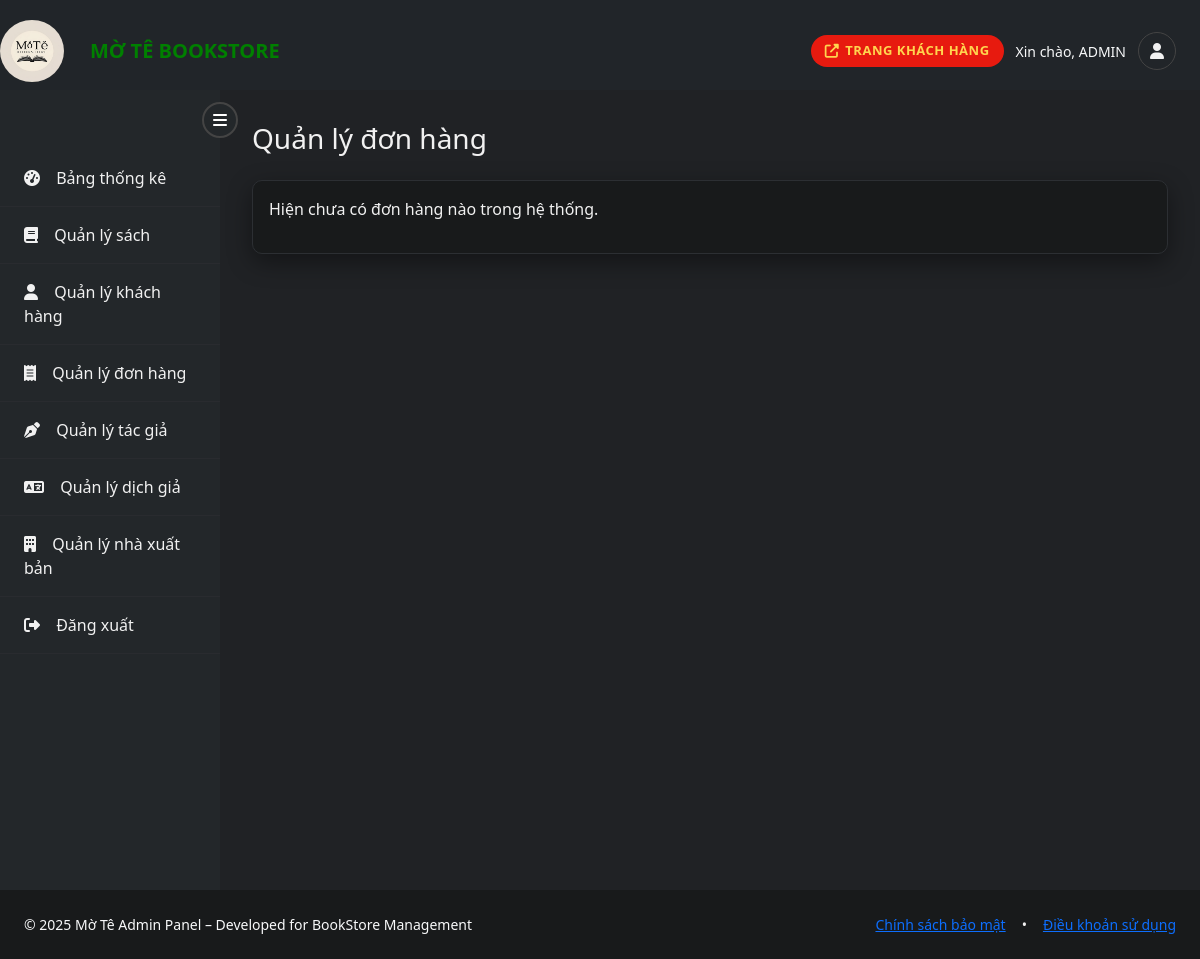
Page /admin/module/order/order.php (signed in) on the earlier database version.
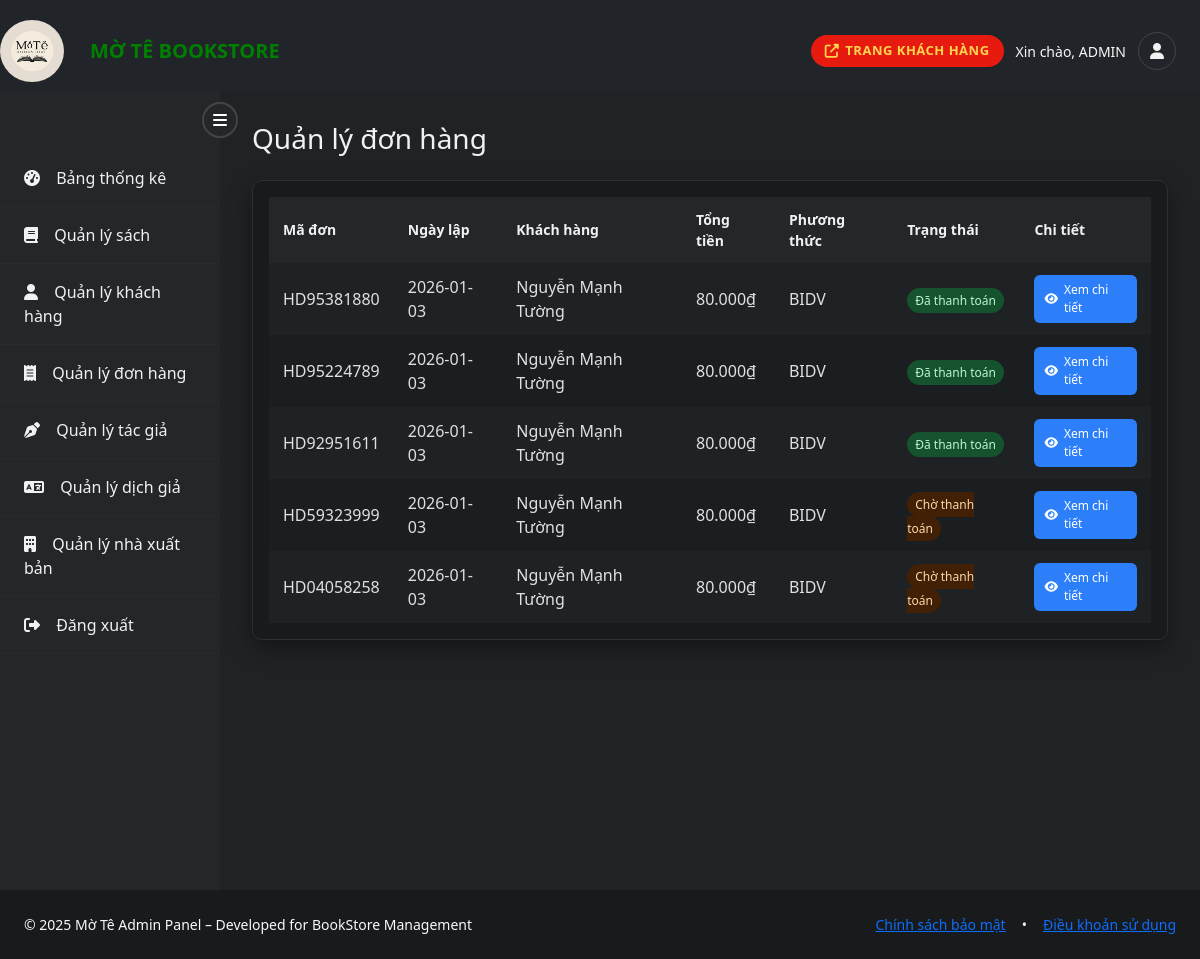
Same page on the later database version.
### tables this page shows
CREATE TABLE `hoa_don` (
  `MaHD` varchar(10) NOT NULL,
  `NgayLapHD` date NOT NULL,
  `MaKH` varchar(10) DEFAULT NULL,
  `MaNhanVien` varchar(10) DEFAULT NULL,
  `TongTien` decimal(12,2) NOT NULL DEFAULT 0.00,
  `PhuongThucThanhToan` varchar(50) DEFAULT 'COD',
  `TrangThaiThanhToan` varchar(20) DEFAULT 'ChuaThanhToan',
  `MaGiaoDichNganHang` varchar(100) DEFAULT NULL
);

CREATE TABLE `khach_hang` (
  `MaKH` varchar(10) NOT NULL,
  `HoTenKH` varchar(150) NOT NULL,
  `DiaChi` varchar(255) DEFAULT NULL,
  `SoDienThoai` varchar(20) DEFAULT NULL,
  `Email` varchar(100) DEFAULT NULL,
  `PasswordHash` varchar(255) NOT NULL,
  `Avatar` varchar(255) DEFAULT NULL
);

### admin/module/order/order.php (the view, shortened to what this page needs)
<?php
require_once __DIR__ . '/../../../connected.php';
$orders = [];
$sql = "SELECT h.MaHD, h.NgayLapHD, h.TongTien, h.PhuongThucThanhToan, h.TrangThaiThanhToan, h.MaKH, k.HoTenKH\n        FROM hoa_don h\n        LEFT JOIN khach_hang k ON h.MaKH = k.MaKH\n        ORDER BY h.NgayLapHD DESC, h.MaHD DESC";
if ($res = $conn->query($sql)) {
    while ($row = $res->fetch_assoc()) {
        $orders[] = $row;
    }
}
function render_payment_status(string $statusRaw): string
{
    $st = strtoupper(trim($statusRaw));
    if ($st === 'DATHANHTOAN' || $st === 'DA THANHTOAN') {
        return 'Đã thanh toán';
    }
    if ($st === 'CHOTHANHTOAN' || $st === 'CHO THANHTOAN') {
        return 'Chờ thanh toán';
    }
    return htmlspecialchars($statusRaw, ENT_QUOTES, 'UTF-8');
}
?>
<!DOCTYPE html>
<html lang="vi">
<head>
    <link rel="stylesheet" href="https://cdnjs.cloudflare.com/ajax/libs/font-awesome/6.4.2/css/all.min.css" />
    <link href="https://cdn.jsdelivr.net/npm/bootstrap@5.3.2/dist/css/bootstrap.min.css" rel="stylesheet">
</head>
<body>
    <?php include __DIR__ . '/../../layout/header.php'; ?>
    <div class="admin-container">
        <?php include __DIR__ . '/../../partials/sidebar.php'; ?>
        <main class="main-content">
            <div class="d-flex justify-content-between align-items-center mb-4">
                <h1 class="h3 mb-0">Quản lý đơn hàng</h1>
            </div>
            <div class="table-wrap">
                <div class="card-body p-3">
                    <?php if (empty($orders)) : ?>
                        <p>Hiện chưa có đơn hàng nào trong hệ thống.</p>
                    <?php else : ?>
                        <div class="table-responsive">
                            <table class="order-table">
                                <thead>
                                    <tr>
                                        <th>Mã đơn</th>
                                        <th>Ngày lập</th>
                                        <th>Khách hàng</th>
                                        <th>Tổng tiền</th>
                                        <th>Phương thức</th>
                                        <th>Trạng thái</th>
                                        <th>Chi tiết</th>
                                    </tr>
                                </thead>
                                <tbody>
                                    <?php foreach ($orders as $od) : ?>
                                        <tr>
                                            <td><?php echo htmlspecialchars($od['MaHD'], ENT_QUOTES, 'UTF-8'); ?></td>
                                            <td><?php echo htmlspecialchars($od['NgayLapHD'], ENT_QUOTES, 'UTF-8'); ?></td>
                                            <td>
                                                <?php echo htmlspecialchars($od['HoTenKH'] ?? ('KH: ' . $od['MaKH']), ENT_QUOTES, 'UTF-8'); ?>
                                            </td>
                                            <td><?php echo number_format($od['TongTien'], 0, ',', '.'); ?>₫</td>
                                            <td>
                                                <?php
                                                $pm = strtoupper($od['PhuongThucThanhToan'] ?? '');
                                                if ($pm === 'COD') {
                                                    echo 'COD';
                                                } elseif ($pm === 'BIDV') {
                                                    echo 'BIDV';
                                                } else {
                                                    echo htmlspecialchars($od['PhuongThucThanhToan'], ENT_QUOTES, 'UTF-8');
                                                }
                                                ?>
                                            </td>
                                            <td>
                                                <?php
                                                $raw = $od['TrangThaiThanhToan'] ?? '';
                                                $label = render_payment_status($raw);
                                                $cls = 'badge-status-unpaid';
                                                $upper = strtoupper(trim($raw));
                                                if ($upper === 'DATHANHTOAN' || $upper === 'DA THANHTOAN') {
                                                    $cls = 'badge-status-paid';
                                                } elseif ($upper === 'CHOTHANHTOAN' || $upper === 'CHO THANHTOAN') {
                                                    $cls = 'badge-status-pending';
                                                } elseif ($upper === 'HUY') {
                                                    $cls = 'badge-status-cancel';
                                                }
                                                ?>
                                                <span class="badge-status <?php echo $cls; ?>"><?php echo $label; ?></span>
                                            </td>
                                            <td>
                                                <a class="btn-detail" href="order_detail.php?id=<?php echo urlencode($od['MaHD']); ?>">
                                                    <i class="fas fa-eye"></i>
                                                    Xem chi tiết
                                                </a>
                                            </td>
                                        </tr>
                                    <?php endforeach; ?>
                                </tbody>
                            </table>
                        </div>
                    <?php endif; ?>
                </div>
            </div>
        </main>
    </div>
    <?php include __DIR__ . '/../../layout/footer.php'; ?>
</body>
</html>

### admin/layout/header.php (shortened to what this page needs)
<nav class="sb-topnav navbar navbar-expand navbar-dark bg-dark" style="padding-top: 20px">
    <a href="/EBOOKS_STORE/admin/index.php" class="logo">
        <img width="64" height="62" src="/EBOOKS_STORE/image/Logo.png" alt="Mờ Tê Bookstore" style="border-radius: 50%;">
    </a>
    <a class="navbar-brand ps-3" href="/EBOOKS_STORE/admin/index.php">
        <h2 style="padding-left: 10px;">MỜ TÊ BOOKSTORE</h2>
    </a>
    <?php
    $admin_name = $_SESSION['admin_name'] ?? 'Admin';
    ?>
    <div class="right-tools" style="margin-right: 8px;">
        <a href="/EBOOKS_STORE/index.php" class="cgv-vip-banner" target="_blank" title="Xem trang khách hàng">
            <i class="fas fa-external-link-alt"></i>
            <span>Trang khách hàng</span>
        </a>
        <span class="text-light small">Xin chào, <?php echo htmlspecialchars($admin_name); ?></span>
        <a class="admin-avatar-btn" href="#" title="Hồ sơ admin">
            <i class="fas fa-user"></i>
        </a>
    </div>
</nav>

### admin/partials/sidebar.php (shortened to what this page needs)
<nav class="sidebar" id="sidebar">
    <div class="toggle-btn" id="toggleSidebar" title="Đóng/mở menu">
        <i class="fas fa-bars"></i>
    </div>
    <ul>
        <li>
            <a href="/EBOOKS_STORE/admin/module/stats_sheet/stats_sheet.php" style="color: inherit; text-decoration: none;">
                <i class="fas fa-tachometer-alt"></i> <span>Bảng thống kê</span>
            </a>
        </li>
        <li>
            <a href="/EBOOKS_STORE/admin/module/books/books.php" style="color: inherit; text-decoration: none;">
                <i class="fas fa-book"></i> <span>Quản lý sách</span>
            </a>
        </li>
        <li>
            <a href="/EBOOKS_STORE/admin/module/user/users.php" style="color: inherit; text-decoration: none;">
                <i class="fas fa-user"></i> <span>Quản lý khách hàng</span>
            </a>
        </li>
        <li>
            <a href="/EBOOKS_STORE/admin/module/order/order.php" style="color: inherit; text-decoration: none;">
                <i class="fas fa-receipt"></i> <span>Quản lý đơn hàng</span>
            </a>
        </li>
        <li>
            <a href="/EBOOKS_STORE/admin/module/author/author.php" style="color: inherit; text-decoration: none;">
                <i class="fas fa-pen-nib"></i> <span>Quản lý tác giả</span>
            </a>
        </li>
        <li>
            <a href="/EBOOKS_STORE/admin/module/translator/translator.php" style="color: inherit; text-decoration: none;">
                <i class="fas fa-language"></i> <span>Quản lý dịch giả</span>
            </a>
        </li>
        <li>
            <a href="/EBOOKS_STORE/admin/module/NXB/NXB.php" style="color: inherit; text-decoration: none;">
                <i class="fas fa-building"></i> <span>Quản lý nhà xuất bản</span>
            </a>
        </li>
        <li>
            <a href="/EBOOKS_STORE/admin/logout.php" style=" color: inherit; text-decoration: none;">
                <i class="fas fa-sign-out-alt"></i> <span>Đăng xuất</span>
            </a>
        </li>
    </ul>
</nav>

### admin/layout/footer.php
<footer class="cgv-footer py-4 mt-0">
    <div class="container-fluid px-4">
        <div class="d-flex align-items-center small" style="gap: 12px;">
            <div class="text-light">
                © 2025 Mờ Tê Admin Panel – Developed for BookStore Management
            </div>
            <div class="cgv-footer-links ms-auto d-flex align-items-center" style="gap: 8px;">
                <a href="#">Chính sách bảo mật</a>
                <span class="mx-2">•</span>
                <a href="#">Điều khoản sử dụng</a>
            </div>
        </div>
    </div>
</footer>

### admin/module/order/order.php (style rules this page uses)
body { margin: 0; font-family: 'Segoe UI', Arial, sans-serif; background: #181a1b; color: #f1f1f1; }
.admin-container { display: flex; min-height: 100vh; }
.main-content { flex: 1; padding: 32px; background: #202225; min-height: 100vh; }
.table-wrap { background: #181a1b; border: 1px solid #2c2f33; border-radius: 10px; overflow: hidden; box-shadow: 0 8px 24px rgba(0, 0, 0, 0.4); }
.order-table { margin-bottom: 0; color: #f1f1f1; width: 100%; border-collapse: collapse; }
.order-table thead { background: #23272a; }
.order-table th, .order-table td { padding: 12px 14px; text-align: left; }
.order-table thead th { border-color: #2c2f33; font-weight: 700; font-size: 14px; }
.order-table tbody tr:nth-child(odd) { background: #1f2225; }
.order-table tbody tr:nth-child(even) { background: #1b1e21; }
.order-table tbody td { border-color: #2c2f33; color: #e0e0e0; }
.badge-status { font-size: 12px; padding: 4px 8px; border-radius: 999px; }
.badge-status-paid { background: #14532d; color: #bbf7d0; }
.badge-status-pending { background: #422006; color: #fed7aa; }
.btn-detail { display: inline-flex; align-items: center; gap: 6px; padding: 6px 10px; font-size: 12px; border-radius: 6px; background: #2d7ff9; color: #fff; text-decoration: none; border: none; cursor: pointer; transition: background 0.2s, transform 0.1s; }

### admin/layout/header.php (style rules this page uses)
.cgv-vip-banner { background: #e71a0f; color: #ffd54f; font-weight: 600; padding: 6px 14px; border-radius: 999px; font-size: 13px; text-transform: uppercase; letter-spacing: .5px; display: inline-flex; align-items: center; white-space: nowrap; gap: 6px; text-decoration: none; }
.cgv-vip-banner i { font-size: 14px; display: inline-block; }
.sb-topnav .navbar-brand { display: flex; align-items: center; gap: 12px; margin: 0; padding: 0; }
.sb-topnav .navbar-brand h2 { color: green; margin: 0; font-weight: bold; font-size: 20px; white-space: nowrap; text-decoration: none; }
.sb-topnav .navbar-brand { text-decoration: none; }
.sb-topnav { display: flex; align-items: center; padding-right: 16px; }
.sb-topnav .right-tools { margin-left: auto; display: inline-flex; align-items: center; gap: 12px; }
.admin-avatar-btn { width: 38px; height: 38px; border-radius: 50%; border: 1px solid #444; display: inline-flex; align-items: center; justify-content: center; color: #f1f1f1; background: transparent; text-decoration: none; transition: background 0.2s, border-color 0.2s, color 0.2s; }

### admin/partials/sidebar.php (style rules this page uses)
.sidebar { width: 220px; background: #23272a; transition: width 0.2s; min-height: 100vh; position: relative; }
.sidebar .toggle-btn { position: absolute; top: 12px; right: -18px; background: #23272a; border-radius: 50%; width: 36px; height: 36px; border: 2px solid #444; color: #fff; display: flex; align-items: center; justify-content: center; cursor: pointer; z-index: 2; }
.sidebar ul { list-style: none; padding: 0; margin: 60px 0 0 0; }
.sidebar ul li { padding: 16px 24px; border-bottom: 1px solid #292b2f; transition: background 0.2s; }
.sidebar ul li i { margin-right: 12px; }

Differences in the rows shown:
added hoa_don: MaHD "HD95381880", NgayLapHD "2026-01-03", MaKH.HoTenKH "Nguyễn Mạnh Tường", TongTien "80.000", PhuongThucThanhToan "BIDV", TrangThaiThanhToan "Đã thanh toán"
added hoa_don: MaHD "HD95224789", NgayLapHD "2026-01-03", MaKH.HoTenKH "Nguyễn Mạnh Tường", TongTien "80.000", PhuongThucThanhToan "BIDV", TrangThaiThanhToan "Đã thanh toán"
added hoa_don: MaHD "HD92951611", NgayLapHD "2026-01-03", MaKH.HoTenKH "Nguyễn Mạnh Tường", TongTien "80.000", PhuongThucThanhToan "BIDV", TrangThaiThanhToan "Đã thanh toán"
added hoa_don: MaHD "HD59323999", NgayLapHD "2026-01-03", MaKH.HoTenKH "Nguyễn Mạnh Tường", TongTien "80.000", PhuongThucThanhToan "BIDV", TrangThaiThanhToan "Chờ thanh toán"
added hoa_don: MaHD "HD04058258", NgayLapHD "2026-01-03", MaKH.HoTenKH "Nguyễn Mạnh Tường", TongTien "80.000", PhuongThucThanhToan "BIDV", TrangThaiThanhToan "Chờ thanh toán"
Other differences:
text no longer shown: "Hiện chưa có đơn hàng nào trong hệ thống."
text now shown: "Mã đơn Ngày lập Khách hàng Tổng tiền Phương thức Trạng thái Chi tiết"
